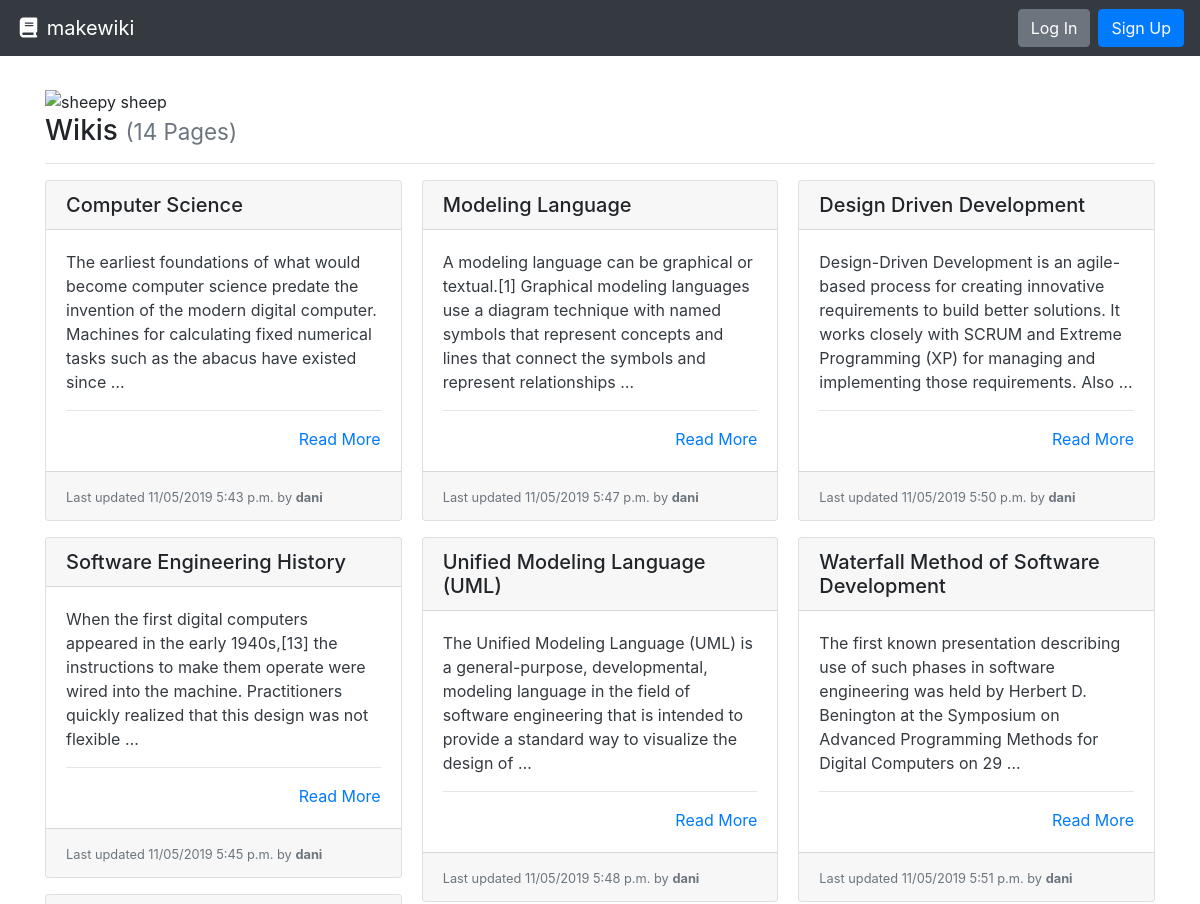
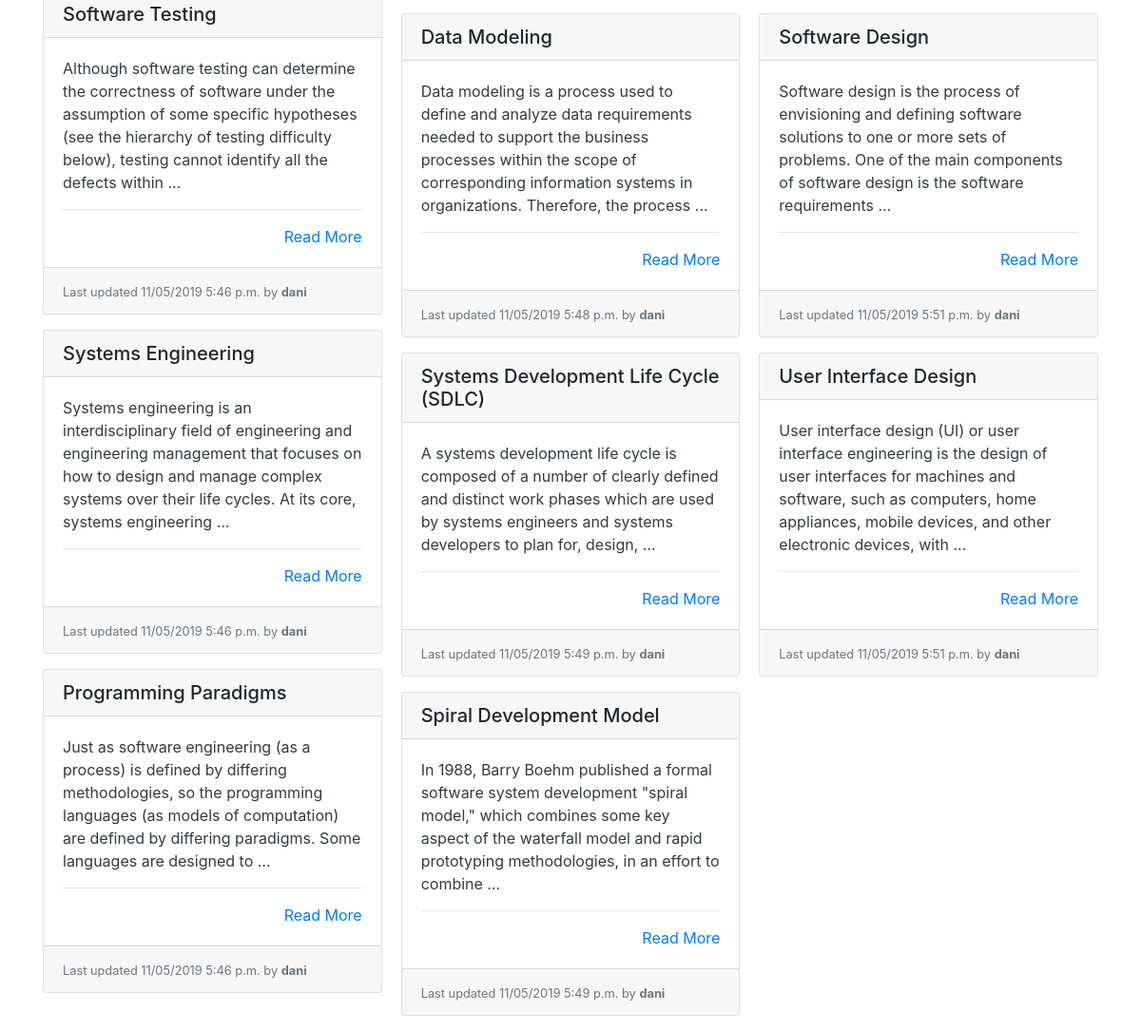
Before: / with the older database file (2 pictures, top to bottom).
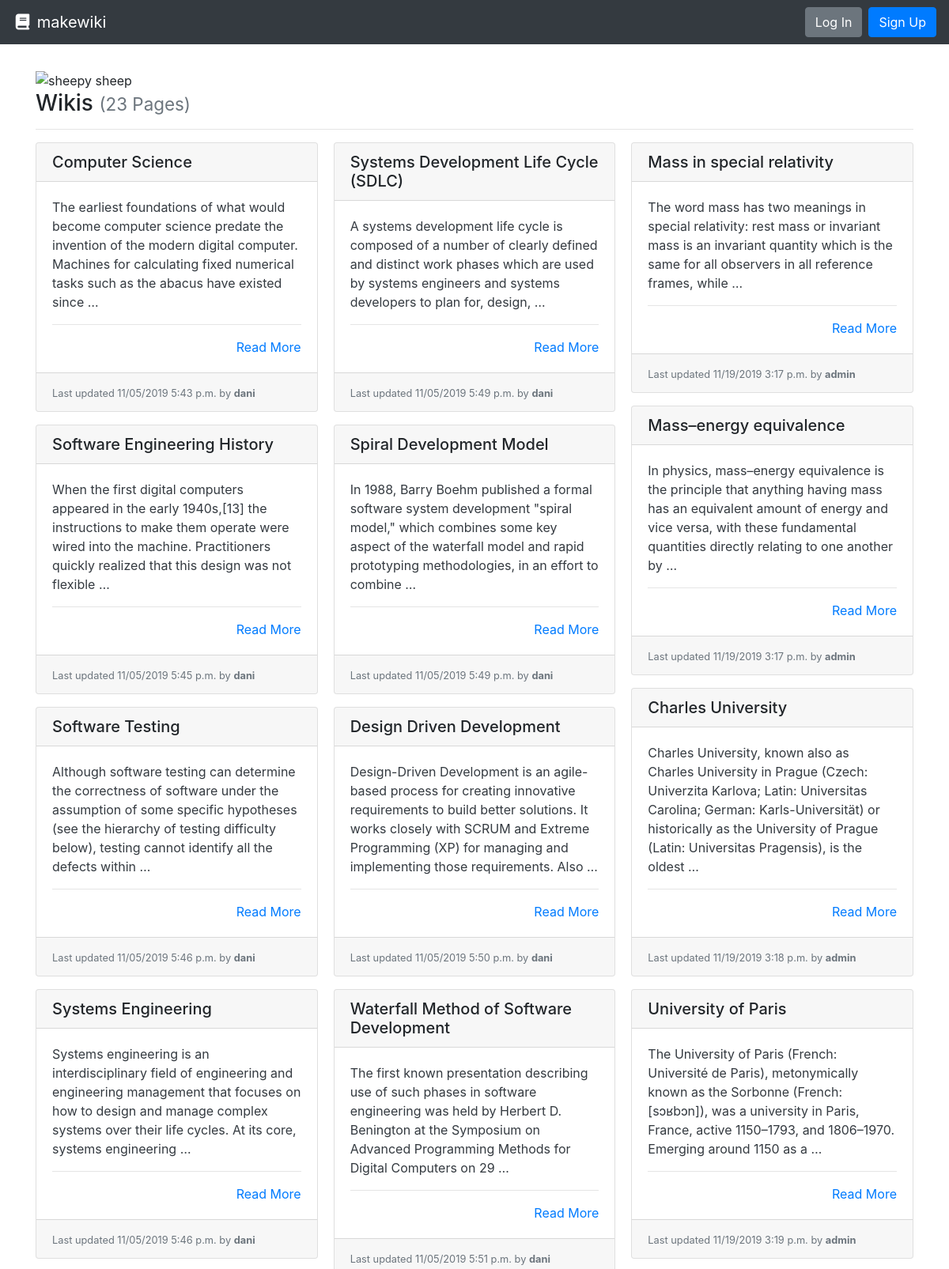
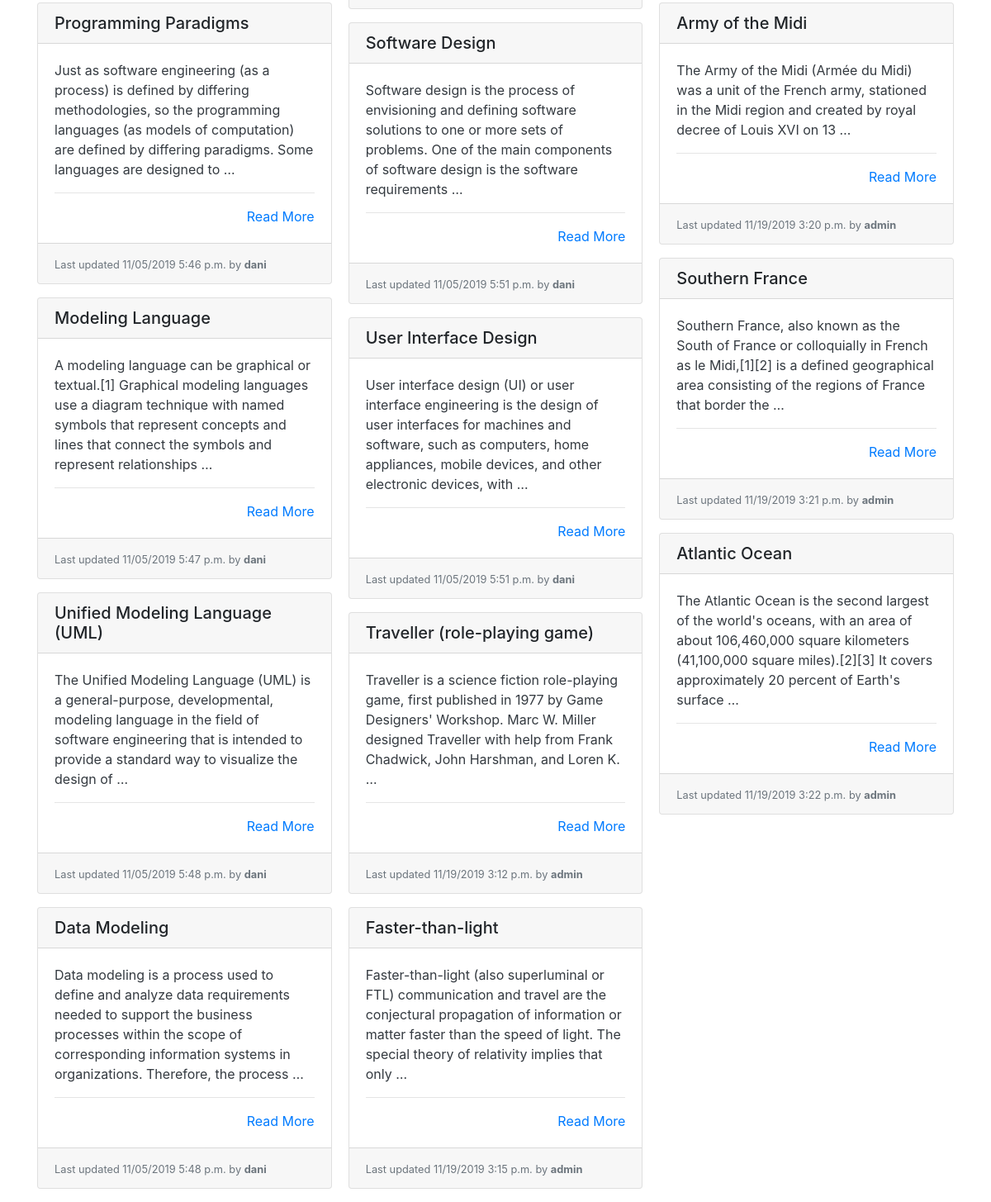
After: the same page with the newer database file (2 pictures, top to bottom).
### wiki/models.py (models this page shows, shortened)
class Page(models.Model):
    title = models.CharField(max_length=settings.WIKI_PAGE_TITLE_MAX_LENGTH, unique=True,
                             help_text="Title of your page.")
    author = models.ForeignKey(User, on_delete=models.PROTECT,
                               help_text="The user that posted this article.")
    slug = models.CharField(max_length=settings.WIKI_PAGE_TITLE_MAX_LENGTH, blank=True, editable=False,
                            help_text="Unique URL path to access this page. Generated by the system.")
    content = models.TextField(
        help_text="Write the content of your page here.")
    created = models.DateTimeField(auto_now_add=True,
                                   help_text="The date and time this page was created. Automatically generated when the model saves.")
    modified = models.DateTimeField(auto_now=True,
                                    help_text="The date and time this page was updated. Automatically generated when the model updates.")

### wiki/views.py (the view)
# urls.py: path('', PageListView.as_view(), name='wiki-list-page'),
class PageListView(ListView):
    model = Page
    def get(self, request):
        pages = self.get_queryset().all()
        return render(request, 'list.html', {
          'pages': pages
        })

### wiki/templates/list.html
{% extends "base.html" %}
{% load static %}
{% block content %}
<img src="{% static 'sheep.jpg' %}" alt="sheepy sheep" style="width:50vw">
<h3>
  Wikis
  {% if pages %}
    <small class="text-muted">
      ({{ pages|length }} Page{{ pages|length|pluralize:"s" }})
    </small>
  {% endif %}
</h3>
<hr>
{% if pages %}
<div class="card-columns">
  {% for page in pages %}
    {% include "partials/card.html" %}
  {% endfor %}
</div>
{% else %}
<div class="alert alert-primary" role="alert">
  No pages to display.
</div>
{% endif %}
{% endblock %}

### templates/base.html (shortened to what this page needs)
<!doctype html>
<html lang="en">
<head>
    <link rel="stylesheet" href="https://stackpath.bootstrapcdn.com/bootstrap/4.3.1/css/bootstrap.min.css">
</head>
<body>
    <nav class="navbar navbar-expand-md navbar-dark bg-dark">
        <a class="navbar-brand" href="{% url 'wiki-list-page' %}"><i class="fas fa-fw fa-book"></i> makewiki</a>
        <form class="form-inline ml-auto">
            {% if user.is_authenticated %}
            <div class="text-white">Hello, <strong>{{ user.username }}</strong>!</div>
            <a href="/create" class="btn btn-success ml-4">New Page</a>
            <a href="/accounts/logout" class="btn btn-danger ml-2">Log Out</a> {% else %}
            <a href="/accounts/login" class="btn btn-secondary ml-2">Log In</a>
            <a href="/accounts/signup" class="btn btn-primary ml-2">Sign Up</a> {% endif %}
        </form>
    </nav>
    <main role="main" class="container" style="margin-top: 4vh;">
        {% block content %}{% endblock %}
    </main>
</body>

### wiki/templates/partials/card.html
<div class="card mb-3">
    <h5 class="card-header ">{{ page.title }}</h5>
    <div class="card-body border-dark">
        <p class="card-text text-dark">
            {{ page.content|truncatewords_html:30 }}
            <hr>
            <div class="text-right"><a href="{% url 'wiki-details-page' page.slug %}" title="Read More">Read More</a></div>
    </div>
    <div class="card-footer">
        <small class="text-muted">Last updated {{ page.modified|date:"SHORT_DATETIME_FORMAT" }} by <b>{{ page.author.username }}</b></small>
    </div>
</div>

Changed rows visible on the page:
added Page: title "Traveller (role-playing game)", content "Traveller is a science fiction role-playing game, first published in 1977 by Game Designers' Workshop. Marc W. Miller designed Traveller with help from Frank Chadwick, John Harshman, and Loren K. …", modified "11/19/2019 3:12 p.m.", author.username "admin"
added Page: title "Faster-than-light", content "Faster-than-light (also superluminal or FTL) communication and travel are the conjectural propagation of information or matter faster than the speed of light. The special theory of relativity implies that only …", modified "11/19/2019 3:15 p.m.", author.username "admin"
added Page: title "Mass in special relativity", content "The word mass has two meanings in special relativity: rest mass or invariant mass is an invariant quantity which is the same for all observers in all reference frames, while …", modified "11/19/2019 3:17 p.m.", author.username "admin"
added Page: title "Mass–energy equivalence", content "In physics, mass–energy equivalence is the principle that anything having mass has an equivalent amount of energy and vice versa, with these fundamental quantities directly relating to one another by …", modified "11/19/2019 3:17 p.m.", author.username "admin"
added Page: title "Charles University", content "Charles University, known also as Charles University in Prague (Czech: Univerzita Karlova; Latin: Universitas Carolina; German: Karls-Universität) or historically as the University of Prague (Latin: Universitas Pragensis), is the oldest …", modified "11/19/2019 3:18 p.m.", author.username "admin"
added Page: title "University of Paris", content "The University of Paris (French: Université de Paris), metonymically known as the Sorbonne (French: [sɔʁbɔn]), was a university in Paris, France, active 1150–1793, and 1806–1970. Emerging around 1150 as a …", modified "11/19/2019 3:19 p.m.", author.username "admin"
added Page: title "Army of the Midi", content "The Army of the Midi (Armée du Midi) was a unit of the French army, stationed in the Midi region and created by royal decree of Louis XVI on 13 …", modified "11/19/2019 3:20 p.m.", author.username "admin"
added Page: title "Southern France", content "Southern France, also known as the South of France or colloquially in French as le Midi,[1][2] is a defined geographical area consisting of the regions of France that border the …", modified "11/19/2019 3:21 p.m.", author.username "admin"
added Page: title "Atlantic Ocean", content "The Atlantic Ocean is the second largest of the world's oceans, with an area of about 106,460,000 square kilometers (41,100,000 square miles).[2][3] It covers approximately 20 percent of Earth's surface …", modified "11/19/2019 3:22 p.m.", author.username "admin"
Other visible differences:
{{ pages|length }}: "14" → "23"
